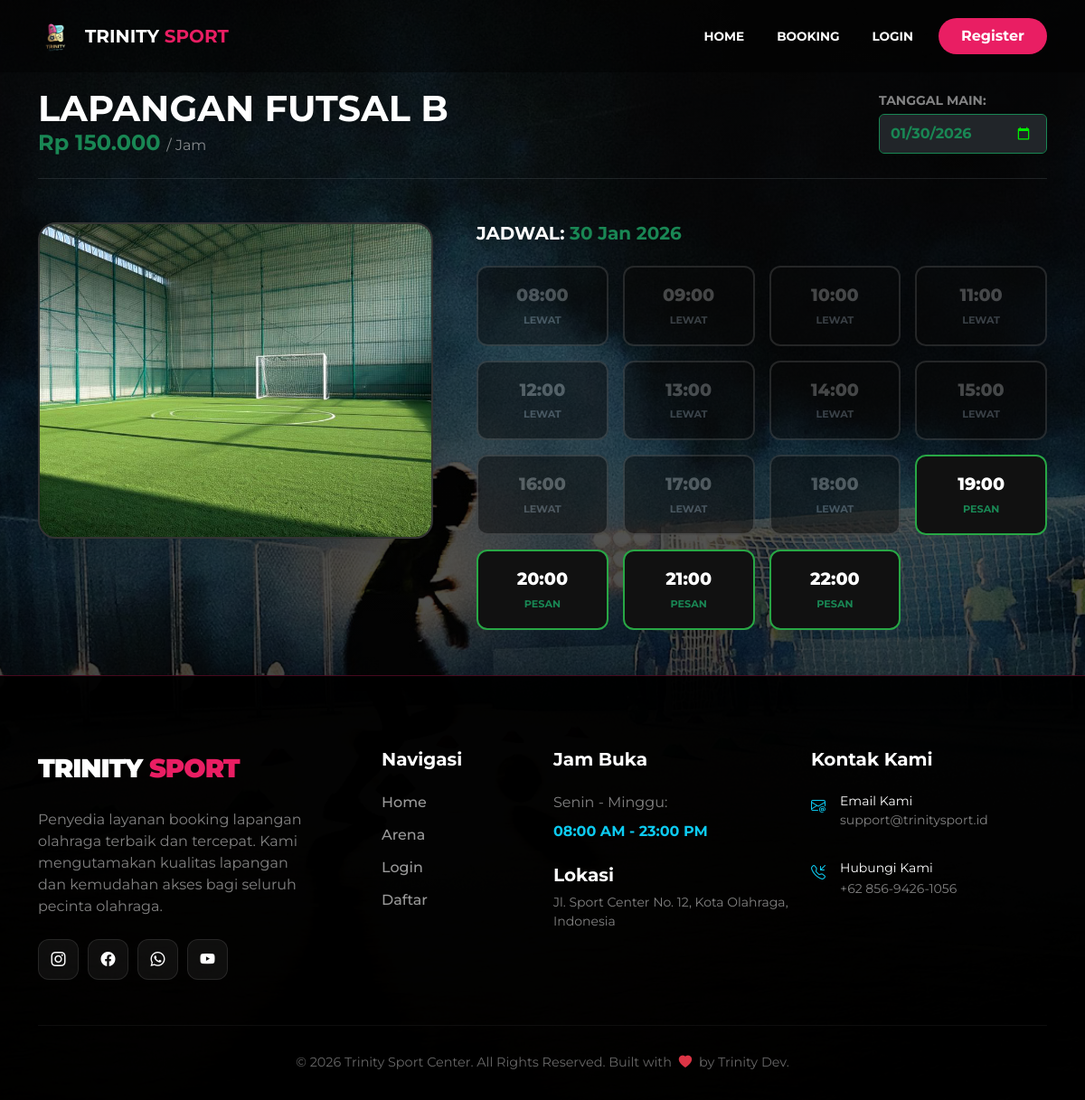
/user/booking.php?id=2, run on the app's committed database.
### tables this page shows
CREATE TABLE `lapangan` (
  `id_lapangan` int(11) NOT NULL,
  `nama_lapangan` varchar(50) NOT NULL,
  `jenis` enum('futsal','badminton') NOT NULL,
  `harga_per_jam` int(11) NOT NULL,
  `foto` varchar(255) DEFAULT NULL
);

### user/booking.php (the view, shortened to what this page needs)
<?php
require '../config/database.php';
$id_lapangan = isset($_GET['id']) ? $_GET['id'] : 0;
$tgl_pilih = isset($_GET['tgl']) ? $_GET['tgl'] : date('Y-m-d');
$hari_ini = date('Y-m-d');
$waktu_sekarang = date('H:i');
$query_lap = mysqli_query($conn, "SELECT * FROM lapangan WHERE id_lapangan = '$id_lapangan'");
$lap = mysqli_fetch_assoc($query_lap);
$is_logged_in = isset($_SESSION['id_user']);
include '../includes/header.php';
?>
<div class="container mt-5 pt-5">
    <div class="row align-items-center mb-4 g-3">
        <div class="col-md-7">
            <h1 class="fw-bold text-white text-uppercase m-0"><?= $lap['nama_lapangan']; ?></h1>
            <h4 class="text-success fw-bold m-0">Rp <?= number_format($lap['harga_per_jam'], 0, ',', '.'); ?> <span class="text-white-50 fs-6 fw-normal">/ Jam</span></h4>
        </div>
        <div class="col-md-5 text-md-end">
            <div class="d-inline-block text-start" style="max-width: 250px;">
                <label class="small text-white-50 mb-1 fw-bold">TANGGAL MAIN:</label>
                <form action="" method="GET">
                    <input type="date" name="tgl" class="form-control bg-dark text-success border-success fw-bold py-2 shadow-none"
                           value="<?= $tgl_pilih ?>" min="<?= $hari_ini ?>" onchange="this.form.submit()">
                </form>
            </div>
        </div>
    </div>
    <hr class="border-secondary opacity-25 mb-5">
    <div class="row g-5">
        <div class="col-md-5">
            <img src="/booking-lapangan/assets/images/<?= $lap['foto']; ?>" class="img-booking shadow-lg">
        </div>
        <div class="col-md-7">
            <h5 class="fw-bold mb-4 text-white">JADWAL: <span class="text-success"><?= date('d M Y', strtotime($tgl_pilih)); ?></span></h5>
            <div class="row g-3">
               <?php
                    $jam_list = [
                        '08:00' => '08:00:00', '09:00' => '09:00:00', '10:00' => '10:00:00',
                        '11:00' => '11:00:00', '12:00' => '12:00:00', '13:00' => '13:00:00',
                        '14:00' => '14:00:00', '15:00' => '15:00:00', '16:00' => '16:00:00',
                        '17:00' => '17:00:00', '18:00' => '18:00:00', '19:00' => '19:00:00',
                        '20:00' => '20:00:00', '21:00' => '21:00:00', '22:00' => '22:00:00'
                    ];
                foreach ($jam_list as $label => $kode):
                    $sql_cek = "SELECT * FROM booking WHERE id_lapangan = '$id_lapangan' AND tanggal = '$tgl_pilih' AND jam_mulai = '$kode' AND status != 'batal'";
                    $res_cek = mysqli_query($conn, $sql_cek);
                    $is_booked = mysqli_num_rows($res_cek) > 0;
                    $is_past = ($tgl_pilih == $hari_ini && strtotime($label) <= strtotime($waktu_sekarang));
                ?>
                    <div class="col-4 col-sm-4 col-md-3">
                        <?php if ($is_booked): ?>
                            <div class="slot-jam slot-full py-3 text-center">
                                <p class="text-jam"><?= $label ?></p>
                                <span class="text-danger status-tag">FULL</span>
                            </div>
                        <?php elseif ($is_past): ?>
                            <div class="slot-jam slot-expired py-3 text-center">
                                <p class="text-jam text-white-50"><?= $label ?></p>
                                <span class="text-secondary status-tag">LEWAT</span>
                            </div>
                        <?php else: ?>
                            <div onclick="<?= $is_logged_in ? "location.href='konfirmasi.php?id=$id_lapangan&jam=$kode&tgl=$tgl_pilih'" : "alertLogin()" ?>"
                                 class="slot-jam slot-available py-3 text-center">
                                <p class="text-jam"><?= $label ?></p>
                                <span class="text-success status-tag">PESAN</span>
                            </div>
                        <?php endif; ?>
                    </div>
                <?php endforeach; ?>
            </div>
        </div>
    </div>
</div>
<?php include '../includes/footer.php'; ?>

### user/booking.php (style rules this page uses)
.slot-jam { border: 2px solid #333; background: #111; border-radius: 12px; transition: all 0.2s ease; }
.slot-available { border-color: #28a745 !important; cursor: pointer; }
.slot-expired { border-color: #444 !important; background: #080808; opacity: 0.5; }
.text-jam { font-size: 1.2rem; color: #fff; font-weight: 800; margin: 0; }
.status-tag { font-size: 0.7rem; font-weight: bold; text-transform: uppercase; }
.img-booking { width: 100%; height: 350px; object-fit: cover; border-radius: 20px; border: 2px solid #333; }

### data on the page
lapangan: nama_lapangan "LAPANGAN FUTSAL B", harga_per_jam "150.000", foto (picture)

### other printed values
date('d M Y', strtotime($tgl_pilih)) "30 Jan 2026"
$label "08:00"
$label "09:00"
$label "10:00"
$label "11:00"
$label "12:00"
$label "13:00"
$label "14:00"
$label "15:00"
$label "16:00"
$label "17:00"
$label "18:00"
$label "19:00"
$label "20:00"
$label "21:00"
